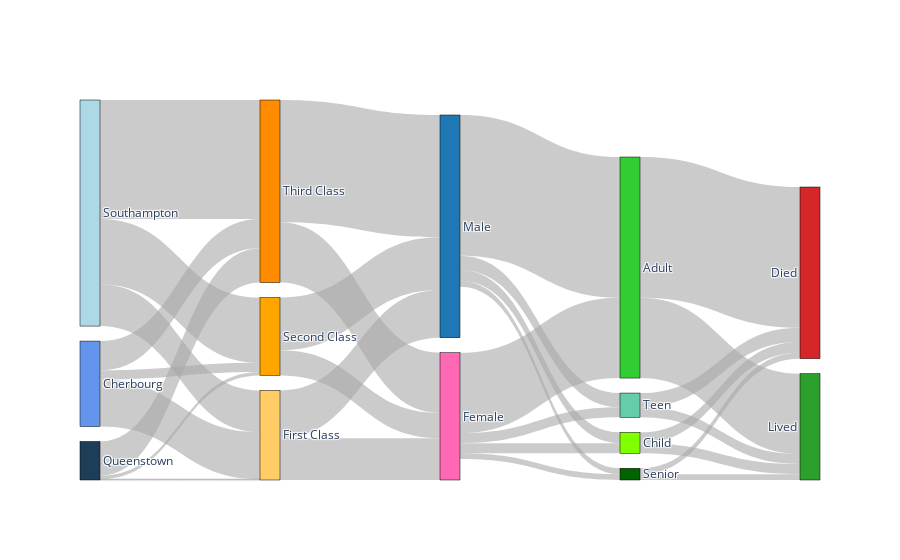

The notebook cell this image was saved under:
### Code cell
# List for node labels
labels = ['Queenstown', 'Cherbourg', 'Southampton', 
          'Third Class', 'Second Class', 'First Class', 
          'Male', 'Female', 
          'Senior', 'Adult', 'Teen', 'Child',  # Reordered to place Senior at the top
          'Lived', 'Died']

# Node colors
node_colors = ['#1e3d59',  # Queenstown (cyan)
               '#6495ed',  # Cherbourg (light cyan)
               '#add8e6',  # Southampton (light pink)
               '#ff8c00',  # Lower Class (dark orange)
               '#ffa500',  # Middle Class (medium orange)
               '#ffcc66',  # Upper Class (light yellow)
               '#1f77b4',  # Male (bold blue)
               '#ff69b4',  # Female (vibrant pink)
               '#006400',  # Senior (dark green)
               '#32cd32',  # Adult (lime green)
               '#66cdaa',  # Teen (medium green)
               '#7fff00',  # Child (bright green)
               '#2ca02c',  # Survivor (green)
               '#d62728']  # Deceased (red)

# Mapping for nodes because data is unsufficient
mapping = {
    'Queenstown': 'Queenstown',
    'Cherbourg': 'Cherbourg',
    'Southampton': 'Southampton',
    'lower': 'Third Class',
    'middle': 'Second Class',
    'upper': 'First Class',
    'male': 'Male',
    'female': 'Female',
    'child': 'Child',
    'teen': 'Teen',
    'adult': 'Adult',
    'senior': 'Senior',
    'survived': 'Lived',
    'died': 'Died'
}


sources = []
targets = []
values = []

# Flows from Embarkes to Pclass
for embark in ['Queenstown', 'Cherbourg', 'Southampton']:
    for pclass_label in ['lower', 'middle', 'upper']:
        value = len(data[(data['Embarked'] == embark) & (data['Pclass'] == pclass_label)])
        if value > 0:
            sources.append(labels.index(mapping[embark]))  # Embarked index
            targets.append(labels.index(mapping[pclass_label]))  # Class index
            values.append(value)

# Flows from Pclass to Sex
for pclass_label in ['lower', 'middle', 'upper']:
    for sex in ['male', 'female']:
        value = len(data[(data['Pclass'] == pclass_label) & (data['Sex'] == sex)])
        if value > 0:
            sources.append(labels.index(mapping[pclass_label]))  # Class index
            targets.append(labels.index(mapping[sex]))  # Male/Female index
            values.append(value)

# Flows from Sex to AgeGroup
for sex in ['male', 'female']:
    for age_group in ['senior', 'adult', 'teen', 'child']:  # Senior at the top, Child at the bottom
        value = len(data[(data['Sex'] == sex) & (data['AgeGroup'] == age_group)])
        if value > 0:
            sources.append(labels.index(mapping[sex]))  # Male/Female index
            targets.append(labels.index(mapping[age_group]))  # AgeGroup index
            values.append(value)

# Flows from AgeGroup to Survival
for age_group in ['senior', 'adult', 'teen', 'child']:
    for survival in ['survived', 'died']:
        value = len(data[(data['AgeGroup'] == age_group) & (data['Survived'] == survival)])
        if value > 0:
            sources.append(labels.index(mapping[age_group]))  # AgeGroup index
            targets.append(labels.index(mapping[survival]))  # Survived/Deceased index
            values.append(value)

# Color of flows
link_colors = ['rgba(169, 169, 169, 0.6)' for _ in range(len(sources))]  # Matching node colors or custom colors for links

# Create Sankey
fig = go.Figure(go.Sankey(
    node=dict(
        pad=15,
        thickness=20,
        line=dict(color="black", width=0.5),
        label=labels,
        color=node_colors  # Assign custom colors to the nodes
    ),
    link=dict(
        source=sources,  # List of source node indices
        target=targets,  # List of target node indices
        value=values,    # List of flow values
        color=link_colors  # Assign custom colors to the links
    )
))

fig.show()

### Figure 1 — Plotly figure (JSON) as saved in the notebook; plotly's stock layout.template omitted (floating-point values rounded to 4 significant figures)
{"data": [{"link": {"color": ["rgba(169, 169, 169, 0.6)", "rgba(169, 169, 169, 0.6)", "rgba(169, 169, 169, 0.6)", "rgba(169, 169, 169, 0.6)", "rgba(169, 169, 169, 0.6)", "rgba(169, 169, 169, 0.6)", "rgba(169, 169, 169, 0.6)", "rgba(169, 169, 169, 0.6)", "rgba(169, 169, 169, 0.6)", "rgba(169, 169, 169, 0.6)", "rgba(169, 169, 169, 0.6)", "rgba(169, 169, 169, 0.6)", "rgba(169, 169, 169, 0.6)", "rgba(169, 169, 169, 0.6)", "rgba(169, 169, 169, 0.6)", "rgba(169, 169, 169, 0.6)", "rgba(169, 169, 169, 0.6)", "rgba(169, 169, 169, 0.6)", "rgba(169, 169, 169, 0.6)", "rgba(169, 169, 169, 0.6)", "rgba(169, 169, 169, 0.6)", "rgba(169, 169, 169, 0.6)", "rgba(169, 169, 169, 0.6)", "rgba(169, 169, 169, 0.6)", "rgba(169, 169, 169, 0.6)", "rgba(169, 169, 169, 0.6)", "rgba(169, 169, 169, 0.6)", "rgba(169, 169, 169, 0.6)", "rgba(169, 169, 169, 0.6)", "rgba(169, 169, 169, 0.6)", "rgba(169, 169, 169, 0.6)"], "source": [0, 0, 0, 1, 1, 1, 2, 2, 2, 3, 3, 4, 4, 5, 5, 6, 6, 6, 6, 7, 7, 7, 7, 8, 8, 9, 9, 10, 10, 11, 11], "target": [3, 4, 5, 3, 4, 5, 3, 4, 5, 6, 7, 6, 7, 6, 7, 8, 9, 10, 11, 8, 9, 10, 11, 12, 13, 12, 13, 12, 13, 12, 13], "value": [41, 4, 1, 35, 11, 56, 142, 78, 50, 146, 72, 63, 30, 57, 50, 7, 168, 17, 13, 7, 96, 12, 12, 7, 7, 96, 168, 12, 17, 12, 13]}, "node": {"color": ["#1e3d59", "#6495ed", "#add8e6", "#ff8c00", "#ffa500", "#ffcc66", "#1f77b4", "#ff69b4", "#006400", "#32cd32", "#66cdaa", "#7fff00", "#2ca02c", "#d62728"], "label": ["Queenstown", "Cherbourg", "Southampton", "Third Class", "Second Class", "First Class", "Male", "Female", "Senior", "Adult", "Teen", "Child", "Lived", "Died"], "line": {"color": "black", "width": 0.5}, "pad": 15, "thickness": 20}, "type": "sankey"}], "layout": {}}
